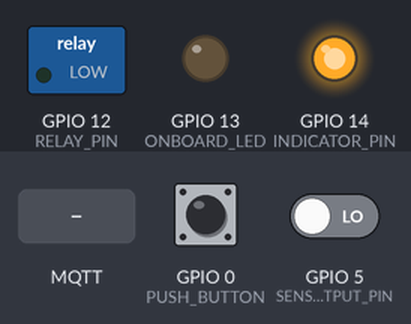
Bench run of a sketch on a simulated ESP8266 (NodeMCU). On the bench: switched loads named in the sketch (green lamp = pin HIGH), output pins drawn as LEDs (lit = HIGH). The inputs (shaded band) are chosen by the test bench; at power-on: GPIO 0 (PUSH_BUTTON) HIGH, GPIO 5 (SENSOR01_OUTPUT_PIN) LOW. WiFi joins after 1.5 s; servers stay silent unless stated; no MQTT or app messages arrive unless stated.

Above: at 2.7 s.
2.8 s: GPIO 0 (PUSH_BUTTON) pulled LOW for 0.15 s
At 3.5 s:
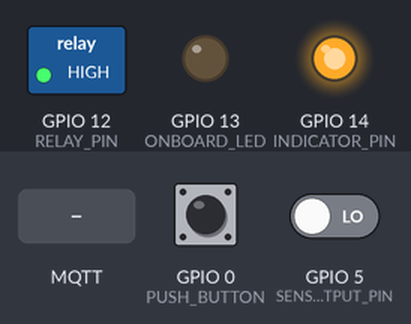
4.4 s: MQTT message "1" arrives on the first subscribed topic
At 4.7 s:
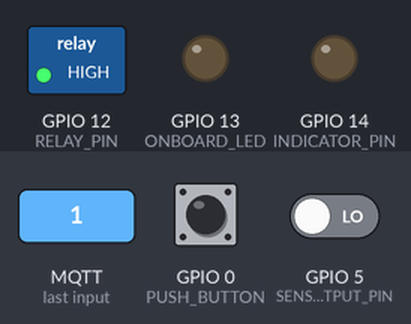
5.9 s: GPIO 0 (PUSH_BUTTON) pulled LOW for 1 s
At 7.1 s:
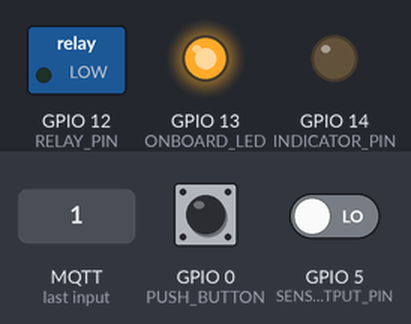
8.4 s: MQTT message "1" arrives on the first subscribed topic
At 9.0 s:
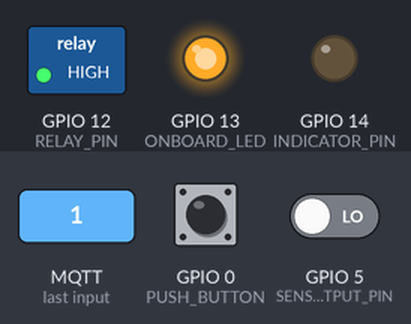
9.9 s: MQTT message "0" arrives on the first subscribed topic
At 11.1 s:
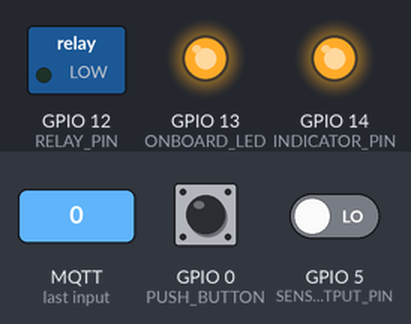
11.4 s: GPIO 0 (PUSH_BUTTON) pulled LOW for 3.2 s
At 12.5 s:
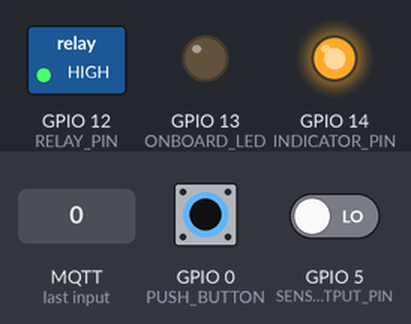
Timing chart, 0 to 14.4 s (numbered marks = the images above; inputs shaded):
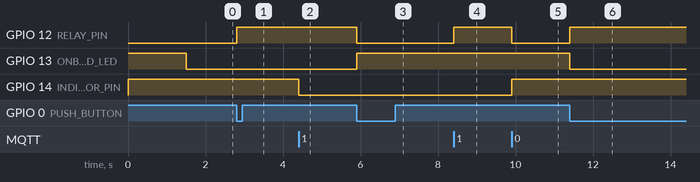

The sketch:

livingroomStandLampwithPIR.ino
```cpp
#include <ESP8266WiFi.h>
#include <Ticker.h>
#include <AsyncMqttClient.h>

unsigned long previousMillis;

#include "wifi_credentials.h"

#define MQTT_HOST IPAddress(192, 168, 0, 100)
#define MQTT_PORT 1883

#define ONBOARD_LED 13
#define RELAY_PIN 12              // Onboard Relay
#define INDICATOR_PIN 14
#define SENSOR01_OUTPUT_PIN    5  // PIR sensor
#define PUSH_BUTTON  0            // Onboard push button

volatile bool buttonFlag = false ;
volatile bool motionFlag = false ;

AsyncMqttClient mqttClient;
Ticker mqttReconnectTimer;

char clientName[] = {"livingStandingLamp"};

WiFiEventHandler wifiConnectHandler;
WiFiEventHandler wifiDisconnectHandler;
Ticker wifiReconnectTimer;

void connectToWifi() {
    // Connect to WiFi access point.
  //Serial.println(); //Serial.println();
  //Serial.print("Connecting to ");
  //Serial.println(WLAN_SSID);

  WiFi.begin(WLAN_SSID, WLAN_PASS);
  while (WiFi.status() != WL_CONNECTED) {
    digitalWrite(LED_BUILTIN, LOW);   // Turn the LED on (Note that LOW is the voltage level
                                    // but actually the LED is on; this is because
                                    // it is active low on the ESP-01)
    yield();
    delay(50);                      // Wait for a second
    digitalWrite(LED_BUILTIN, HIGH);  // Turn the LED off by making the voltage HIGH
    for (int a = 1 ; a < 10 ; a++){
    yield();
    delay(50);
    }
  //Serial.println();
  }
  //Serial.println("WiFi connected");
  //Serial.println("IP address: "); //Serial.println(WiFi.localIP());
  digitalWrite(ONBOARD_LED, LOW);
}

void onWifiConnect(const WiFiEventStationModeGotIP& event) {
  //Serial.println("Connected to Wi-Fi.");
  connectToMqtt();
}

void onWifiDisconnect(const WiFiEventStationModeDisconnected& event) {
  //Serial.println("Disconnected from Wi-Fi.");
  mqttReconnectTimer.detach(); // ensure we don't reconnect to MQTT while reconnecting to Wi-Fi
  wifiReconnectTimer.once(2, connectToWifi);
}

void connectToMqtt() {
  //Serial.println("Connecting to MQTT...");
  mqttClient.connect();
}

void onMqttConnect(bool sessionPresent) {
  //Serial.println("Connected to MQTT.");
  //Serial.print("Session present: ");
  //Serial.println(sessionPresent);
  uint16_t packetIdSub1 = mqttClient.subscribe("living/lamp/stand/command", 1);
  //Serial.print("Subscribing at QoS 1, packetId: ");
  //Serial.println(packetIdSub1);
  uint16_t packetIdSub2 = mqttClient.subscribe("living/pir/enable", 1);
  //Serial.print("Subscribing at QoS 1, packetId: ");
  //Serial.println(packetIdSub2);

/*  uint16_t packetIdSub = mqttClient.subscribe("living/pir/command", 1);
  //Serial.print("Subscribing at QoS 1, packetId: ");
  //Serial.println(packetIdSub);
    uint16_t packetIdPub1 = mqttClient.publish("test/lol", 1, true, "test 2");
  //Serial.print("Publishing at QoS 1, packetId: ");
  //Serial.println(packetIdPub1);
  uint16_t packetIdPub2 = mqttClient.publish("test/lol", 2, true, "test 3");
  //Serial.print("Publishing at QoS 2, packetId: ");
  //Serial.println(packetIdPub2);*/
}

void onMqttDisconnect(AsyncMqttClientDisconnectReason reason) {
  //Serial.println("Disconnected from MQTT.");
  if (WiFi.isConnected()) {
    mqttReconnectTimer.once(2, connectToMqtt);
    }
}

void onMqttSubscribe(uint16_t packetId, uint8_t qos) {
  //Serial.println("Subscribe acknowledged.");
  //Serial.print("  packetId: ");
  //Serial.println(packetId);
  //Serial.print("  qos: ");
  //Serial.println(qos);
}

void onMqttUnsubscribe(uint16_t packetId) {
  //Serial.println("Unsubscribe acknowledged.");
  //Serial.print("  packetId: ");
  //Serial.println(packetId);
}

void onMqttMessage(char* topic, char* payload, AsyncMqttClientMessageProperties properties, size_t len, size_t index, size_t total) {
  //Serial.println(topic);
  if (String(topic) == "living/lamp/stand/command") {
    if (payload[0] == '1')  {
      digitalWrite(RELAY_PIN, HIGH);
      digitalWrite(LED_BUILTIN,HIGH);
      digitalWrite(INDICATOR_PIN,LOW);
      mqttClient.publish("living/lamp/stand/feedback", 1, true, "true");
      //Serial.println("Publishing at QoS 2");
      }
    if (payload[0] == '0'){
      digitalWrite(RELAY_PIN, LOW);
      digitalWrite(LED_BUILTIN,LOW);
      digitalWrite(INDICATOR_PIN,HIGH);
      mqttClient.publish("living/lamp/stand/feedback", 1, true, "false");
      //Serial.println("Publishing at QoS 2");
      }
}
/*if (String(topic) == "living/pir/enable") {
    if (payload[0] == '1')  {
      digitalWrite(SENSOR01_ENABLE_PIN, HIGH);
mqttClient.publish("living/lamp/stand/feedback", 2, true, "true");
  //Serial.println("Publishing at QoS 2");
      }
     if (payload[0] == '0'){
      digitalWrite(SENSOR01_ENABLE_PIN, LOW);
mqttClient.publish("living/lamp/stand/feedback", 2, true, "false");
  //Serial.println("Publishing at QoS 2");

     }
}*/
  //Serial.println("Publish received.");
  //Serial.print("  topic: ");
  //Serial.println(topic);
  //Serial.print("  payload: ");
  //Serial.println(payload);
  //Serial.print("  qos: ");
  //Serial.println(properties.qos);
  //Serial.print("  dup: ");
  //Serial.println(properties.dup);
  //Serial.print("  retain: ");
  //Serial.println(properties.retain);
  //Serial.print("  len: ");
  //Serial.println(len);
  //Serial.print("  index: ");
  //Serial.println(index);
  //Serial.print("  total: ");
  //Serial.println(total);
  //Serial.println();
}

void onMqttPublish(uint16_t packetId) {
  //Serial.println("Publish acknowledged.");
  //Serial.print("  packetId: ");
  //Serial.println(packetId);
}

void setup() {
  pinMode(ONBOARD_LED,OUTPUT);
  digitalWrite(ONBOARD_LED,HIGH);
  pinMode(INDICATOR_PIN,OUTPUT);
  digitalWrite(INDICATOR_PIN,HIGH);
  pinMode (RELAY_PIN,OUTPUT);
  digitalWrite(RELAY_PIN,LOW);
  pinMode (PUSH_BUTTON,INPUT_PULLUP);
  pinMode (SENSOR01_OUTPUT_PIN,INPUT);

  attachInterrupt(PUSH_BUTTON,buttonPressed,FALLING);
  attachInterrupt(SENSOR01_OUTPUT_PIN,motionDetected,RISING);

  //Serial.begin(115200);
  //Serial.println();
  //Serial.println();

  wifiConnectHandler = WiFi.onStationModeGotIP(onWifiConnect);
  wifiDisconnectHandler = WiFi.onStationModeDisconnected(onWifiDisconnect);

  mqttClient.onConnect(onMqttConnect);
  mqttClient.onDisconnect(onMqttDisconnect);
  mqttClient.onSubscribe(onMqttSubscribe);
  mqttClient.onUnsubscribe(onMqttUnsubscribe);
  mqttClient.onMessage(onMqttMessage);
  mqttClient.onPublish(onMqttPublish);
  mqttClient.setServer(MQTT_HOST, MQTT_PORT);
  mqttClient.setKeepAlive(5).setCleanSession(false).setWill("living/lamp/stand/lastwill", 2, true, "disconnected");


  connectToWifi();
  //WiFi.printDiag(//Serial);

}

void loop() {
  checkButton();
  checkPIR();

  unsigned long currentMillis = millis();
  if (currentMillis - previousMillis > 1000){
  previousMillis = currentMillis;
  //Serial.print(".");
  // digitalWrite(ONBOARD_LED,LOW);
  //delay (25);
  // digitalWrite(ONBOARD_LED,HIGH);
  }
}

void checkButton(){
  if (buttonFlag == true){
  ////Serial.println("Button pressed!");
  bool pinStatus = digitalRead(RELAY_PIN);
  ////Serial.println(pinStatus);
  if (pinStatus == true){
    uint16_t packetIdPub1 = mqttClient.publish("living/lamp/stand/feedback", 1, true, "0");
    }
  else {
    uint16_t packetIdPub1 = mqttClient.publish("living/lamp/stand/feedback", 1, true, "1");
    }
  pinStatus = !pinStatus;
  digitalWrite(RELAY_PIN, pinStatus);
  digitalWrite(ONBOARD_LED, !pinStatus);
  buttonFlag = false;
  }
}

void checkPIR(){
  if (motionFlag == true){
    uint16_t packetIdPub1 = mqttClient.publish("living/pir/sense", 1, true, "1");
    //Serial.print("Motion detected. Publishing at QoS 0, packetId: ");
    //Serial.println(packetIdPub1);
    motionFlag = false;
    for (int a = 1 ; a < 60 ; a++){
    yield();
    delay(50);
    }
    packetIdPub1 = mqttClient.publish("living/pir/sense", 1, true, "0");
    //packetIdPub1 = mqttClient.publish("living/pir/sense", 1, true, "0");
    }
}

void buttonPressed(){
  buttonFlag = true;
}

void motionDetected(){
  motionFlag = true;
}
```

Measured:
- after the input at 2.8 s, GPIO 12 (RELAY_PIN): LOW → HIGH at once
- after the input at 4.4 s, GPIO 14 (INDICATOR_PIN): HIGH → LOW at once
- after the input at 5.9 s, GPIO 12 (RELAY_PIN): HIGH → LOW at once; GPIO 13 (ONBOARD_LED): LOW → HIGH at once
- after the input at 8.4 s, GPIO 12 (RELAY_PIN): LOW → HIGH at once
- after the input at 9.9 s, GPIO 12 (RELAY_PIN): HIGH → LOW at once; GPIO 14 (INDICATOR_PIN): LOW → HIGH at once
- after the input at 11.4 s, GPIO 12 (RELAY_PIN): LOW → HIGH at once; GPIO 13 (ONBOARD_LED): HIGH → LOW at once
